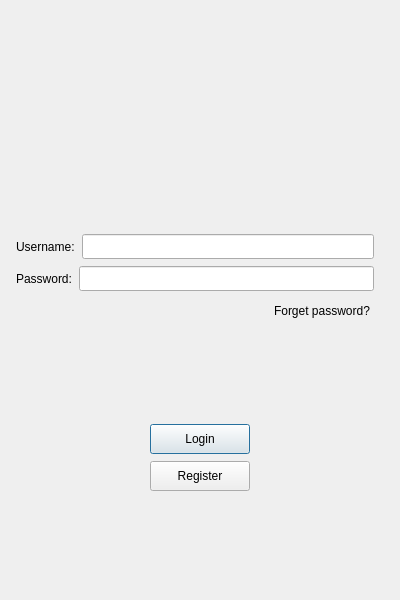
<?xml version="1.0" encoding="UTF-8"?>
<ui version="4.0">
 <class>LoginDialog</class>
 <widget class="QDialog" name="LoginDialog">
  <property name="geometry">
   <rect>
    <x>0</x>
    <y>0</y>
    <width>400</width>
    <height>600</height>
   </rect>
  </property>
  <property name="sizePolicy">
   <sizepolicy hsizetype="Preferred" vsizetype="Preferred">
    <horstretch>0</horstretch>
    <verstretch>0</verstretch>
   </sizepolicy>
  </property>
  <property name="minimumSize">
   <size>
    <width>400</width>
    <height>600</height>
   </size>
  </property>
  <property name="maximumSize">
   <size>
    <width>400</width>
    <height>600</height>
   </size>
  </property>
  <property name="windowTitle">
   <string>Dialog</string>
  </property>
  <layout class="QVBoxLayout" name="verticalLayout_2">
   <item>
    <layout class="QVBoxLayout" name="verticalLayout" stretch="0,0,0,0,0,0,0,0,0">
     <property name="spacing">
      <number>7</number>
     </property>
     <property name="leftMargin">
      <number>5</number>
     </property>
     <property name="topMargin">
      <number>5</number>
     </property>
     <property name="rightMargin">
      <number>5</number>
     </property>
     <property name="bottomMargin">
      <number>5</number>
     </property>
     <item>
      <widget class="QWidget" name="widget" native="true">
       <property name="maximumSize">
        <size>
         <width>800</width>
         <height>400</height>
        </size>
       </property>
       <layout class="QHBoxLayout" name="horizontalLayout_3">
        <item>
         <widget class="QLabel" name="imagelabel">
          <property name="enabled">
           <bool>true</bool>
          </property>
          <property name="minimumSize">
           <size>
            <width>100</width>
            <height>100</height>
           </size>
          </property>
          <property name="maximumSize">
           <size>
            <width>300</width>
            <height>300</height>
           </size>
          </property>
          <property name="text">
           <string/>
          </property>
          <property name="pixmap">
           <pixmap resource="resource.qrc">:/icons/oxy.jpg</pixmap>
          </property>
          <property name="scaledContents">
           <bool>true</bool>
          </property>
          <property name="alignment">
           <set>Qt::AlignmentFlag::AlignCenter</set>
          </property>
          <property name="wordWrap">
           <bool>false</bool>
          </property>
          <property name="openExternalLinks">
           <bool>false</bool>
          </property>
         </widget>
        </item>
       </layout>
      </widget>
     </item>
     <item>
      <spacer name="verticalSpacer">
       <property name="orientation">
        <enum>Qt::Orientation::Vertical</enum>
       </property>
       <property name="sizeHint" stdset="0">
        <size>
         <width>20</width>
         <height>40</height>
        </size>
       </property>
      </spacer>
     </item>
     <item>
      <layout class="QHBoxLayout" name="horizontalLayout_2">
       <property name="rightMargin">
        <number>10</number>
       </property>
       <item>
        <widget class="QLabel" name="userlabel">
         <property name="minimumSize">
          <size>
           <width>0</width>
           <height>25</height>
          </size>
         </property>
         <property name="maximumSize">
          <size>
           <width>16777215</width>
           <height>25</height>
          </size>
         </property>
         <property name="text">
          <string>Username:</string>
         </property>
        </widget>
       </item>
       <item>
        <widget class="QLineEdit" name="userlineEdit">
         <property name="minimumSize">
          <size>
           <width>0</width>
           <height>25</height>
          </size>
         </property>
         <property name="maximumSize">
          <size>
           <width>16777215</width>
           <height>25</height>
          </size>
         </property>
        </widget>
       </item>
      </layout>
     </item>
     <item>
      <layout class="QHBoxLayout" name="horizontalLayout_4">
       <property name="rightMargin">
        <number>10</number>
       </property>
       <item>
        <widget class="QLabel" name="passwordlabel">
         <property name="minimumSize">
          <size>
           <width>0</width>
           <height>25</height>
          </size>
         </property>
         <property name="maximumSize">
          <size>
           <width>16777215</width>
           <height>25</height>
          </size>
         </property>
         <property name="text">
          <string>Password:</string>
         </property>
        </widget>
       </item>
       <item>
        <widget class="QLineEdit" name="passwordlineEdit">
         <property name="minimumSize">
          <size>
           <width>0</width>
           <height>25</height>
          </size>
         </property>
         <property name="maximumSize">
          <size>
           <width>16777215</width>
           <height>25</height>
          </size>
         </property>
        </widget>
       </item>
      </layout>
     </item>
     <item>
      <layout class="QHBoxLayout" name="horizontalLayout_5">
       <property name="rightMargin">
        <number>10</number>
       </property>
       <item>
        <spacer name="horizontalSpacer">
         <property name="orientation">
          <enum>Qt::Orientation::Horizontal</enum>
         </property>
         <property name="sizeHint" stdset="0">
          <size>
           <width>40</width>
           <height>20</height>
          </size>
         </property>
        </spacer>
       </item>
       <item>
        <widget class="QLabel" name="forgetlabel">
         <property name="minimumSize">
          <size>
           <width>0</width>
           <height>25</height>
          </size>
         </property>
         <property name="maximumSize">
          <size>
           <width>16777215</width>
           <height>25</height>
          </size>
         </property>
         <property name="text">
          <string>Forget password? </string>
         </property>
        </widget>
       </item>
      </layout>
     </item>
     <item>
      <spacer name="verticalSpacer_2">
       <property name="orientation">
        <enum>Qt::Orientation::Vertical</enum>
       </property>
       <property name="sizeHint" stdset="0">
        <size>
         <width>20</width>
         <height>40</height>
        </size>
       </property>
      </spacer>
     </item>
     <item>
      <layout class="QHBoxLayout" name="horizontalLayout_6">
       <item>
        <spacer name="horizontalSpacer_2">
         <property name="orientation">
          <enum>Qt::Orientation::Horizontal</enum>
         </property>
         <property name="sizeHint" stdset="0">
          <size>
           <width>40</width>
           <height>20</height>
          </size>
         </property>
        </spacer>
       </item>
       <item>
        <widget class="QPushButton" name="LoginpushButton">
         <property name="minimumSize">
          <size>
           <width>100</width>
           <height>30</height>
          </size>
         </property>
         <property name="maximumSize">
          <size>
           <width>100</width>
           <height>30</height>
          </size>
         </property>
         <property name="text">
          <string>Login</string>
         </property>
        </widget>
       </item>
       <item>
        <spacer name="horizontalSpacer_3">
         <property name="orientation">
          <enum>Qt::Orientation::Horizontal</enum>
         </property>
         <property name="sizeHint" stdset="0">
          <size>
           <width>40</width>
           <height>20</height>
          </size>
         </property>
        </spacer>
       </item>
      </layout>
     </item>
     <item>
      <layout class="QHBoxLayout" name="horizontalLayout_7">
       <item>
        <spacer name="horizontalSpacer_4">
         <property name="orientation">
          <enum>Qt::Orientation::Horizontal</enum>
         </property>
         <property name="sizeHint" stdset="0">
          <size>
           <width>40</width>
           <height>20</height>
          </size>
         </property>
        </spacer>
       </item>
       <item>
        <widget class="QPushButton" name="RegisterpushButton">
         <property name="minimumSize">
          <size>
           <width>100</width>
           <height>30</height>
          </size>
         </property>
         <property name="maximumSize">
          <size>
           <width>100</width>
           <height>30</height>
          </size>
         </property>
         <property name="text">
          <string>Register</string>
         </property>
        </widget>
       </item>
       <item>
        <spacer name="horizontalSpacer_5">
         <property name="orientation">
          <enum>Qt::Orientation::Horizontal</enum>
         </property>
         <property name="sizeHint" stdset="0">
          <size>
           <width>40</width>
           <height>20</height>
          </size>
         </property>
        </spacer>
       </item>
      </layout>
     </item>
     <item>
      <spacer name="verticalSpacer_3">
       <property name="orientation">
        <enum>Qt::Orientation::Vertical</enum>
       </property>
       <property name="sizeHint" stdset="0">
        <size>
         <width>20</width>
         <height>40</height>
        </size>
       </property>
      </spacer>
     </item>
    </layout>
   </item>
  </layout>
 </widget>
 <resources>
  <include location="resource.qrc"/>
 </resources>
 <connections/>
</ui>
